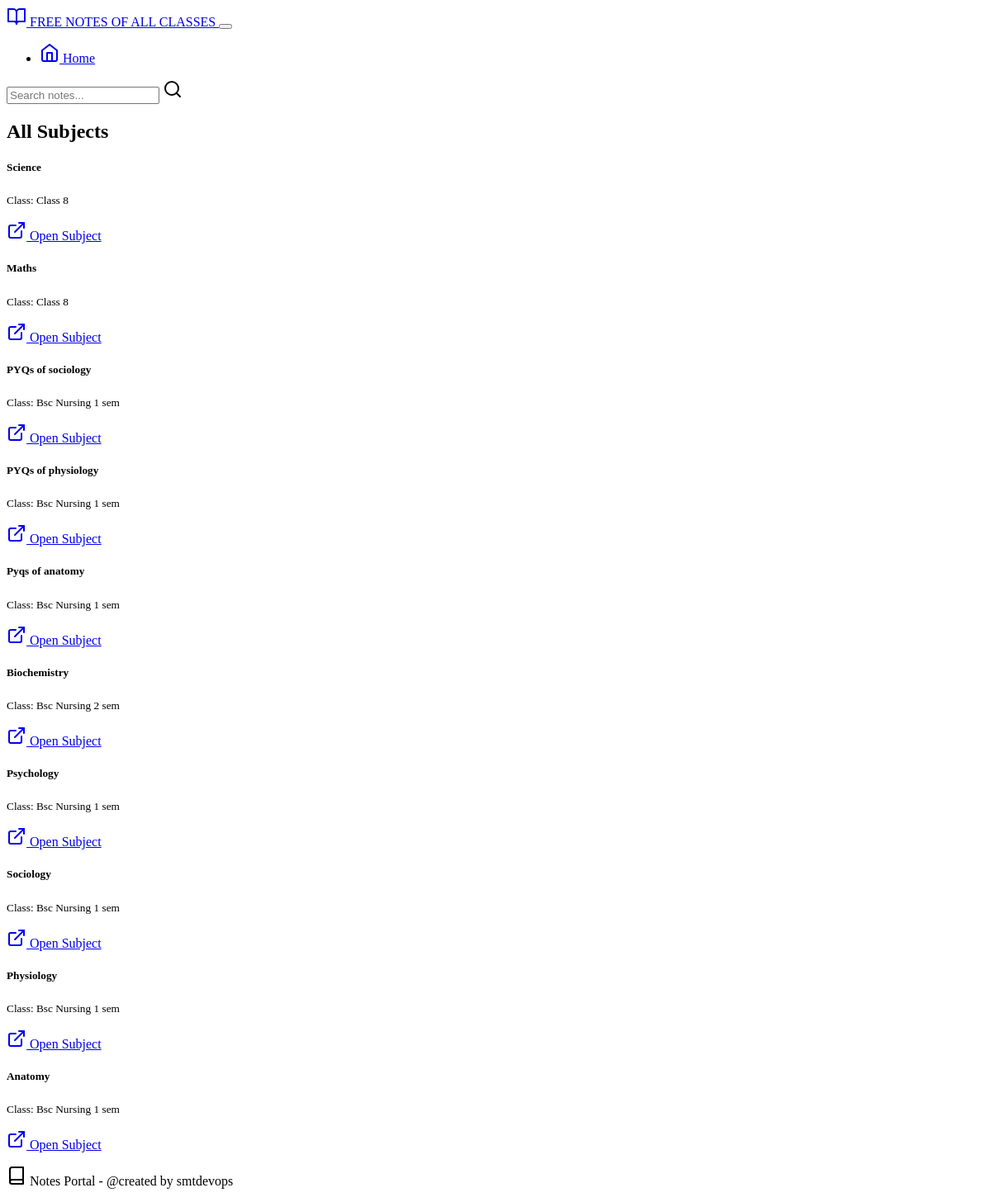
Page /subjects on the committed database.
### main/models.py (models this page shows, shortened)
class Subject(models.Model):
    name = models.CharField(max_length=100)
    description = models.TextField(blank=True)
    class_ref = models.ForeignKey(Class, on_delete=models.CASCADE, related_name="subjects")
    created_at = models.DateTimeField(default=timezone.now)

class Class(models.Model):
    name = models.CharField(max_length=100)
    description = models.TextField(blank=True)
    created_at = models.DateTimeField(default=timezone.now)

### main/views.py (the view)
# urls.py: path('subjects', views.subject_list, name='subject_list'),
def subject_list(request):
    subjects = Subject.objects.select_related('class_ref').all().order_by("-id")
    return render(request, 'subjects.html', {'subjects': subjects})

### templates/subjects.html (shortened to what this page needs)
{% extends "base.html" %}
{% block content %}
<div class="container mt-5">
    <h2 class="mb-4">All Subjects</h2>
    {% if subjects %}
        <div class="row">
            {% for subject in subjects %}
                <div class="col-md-6 col-lg-4 mb-4">
                    <div class="card h-100">
                        <div class="card-body">
                            <h5 class="card-title">{{ subject.name }}</h5>
                            <p class="card-text">
                                <small class="text-muted">
                                    Class: {{ subject.class_ref.name }}
                                </small>
                            </p>
                        </div>
                        <div class="card-footer bg-transparent">
                            <a href="{% url 'subject_detail' subject.id %}" class="btn btn-primary w-100">
                                <i data-feather="external-link" class="me-1"></i> Open Subject
                            </a>
                        </div>
                    </div>
                </div>
            {% endfor %}
        </div>
    {% else %}
        <p>No subjects available.</p>
    {% endif %}
</div>
{% endblock %}

### static/css/style.css (style rules this page uses)
* { transition: all 0.2s ease-in-out; }
.card { border-radius: 0.5rem; }
html, body { height: 100%; }
body { display: flex; flex-direction: column; }

### rows in the picture
Subject: name "Science", class_ref.name "Class 8"
Subject: name "Maths", class_ref.name "Class 8"
Subject: name "PYQs of sociology", class_ref.name "Bsc Nursing 1 sem"
Subject: name "PYQs of physiology", class_ref.name "Bsc Nursing 1 sem"
Subject: name "Pyqs of anatomy", class_ref.name "Bsc Nursing 1 sem"
Subject: name "Biochemistry", class_ref.name "Bsc Nursing 2 sem"
Subject: name "Psychology", class_ref.name "Bsc Nursing 1 sem"
Subject: name "Sociology", class_ref.name "Bsc Nursing 1 sem"
Subject: name "Physiology", class_ref.name "Bsc Nursing 1 sem"
Subject: name "Anatomy", class_ref.name "Bsc Nursing 1 sem"
